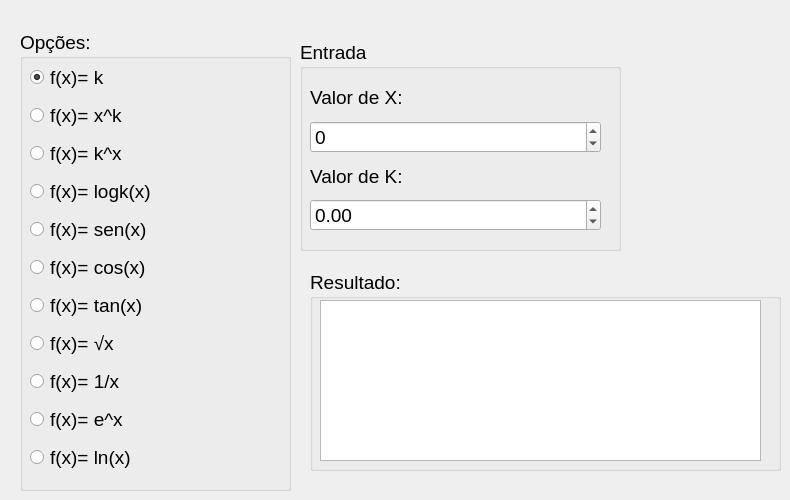
   <widget class="QWidget" name="tabFuncao">
    <attribute name="title">
     <string>Função</string>
    </attribute>
    <widget class="QGroupBox" name="groupBox_7">
     <property name="geometry">
      <rect>
       <x>20</x>
       <y>30</y>
       <width>271</width>
       <height>461</height>
      </rect>
     </property>
     <property name="font">
      <font>
       <pointsize>14</pointsize>
      </font>
     </property>
     <property name="title">
      <string>Opções:</string>
     </property>
     <widget class="QWidget" name="verticalLayoutWidget_14">
      <property name="geometry">
       <rect>
        <x>10</x>
        <y>30</y>
        <width>241</width>
        <height>424</height>
       </rect>
      </property>
      <layout class="QVBoxLayout" name="verticalLayout_14">
       <item>
        <widget class="QRadioButton" name="RBFuncao1">
         <property name="text">
          <string>f(x)= k</string>
         </property>
         <property name="checked">
          <bool>true</bool>
         </property>
        </widget>
       </item>
       <item>
        <widget class="QRadioButton" name="RBFuncao2">
         <property name="text">
          <string>f(x)= x^k</string>
         </property>
        </widget>
       </item>
       <item>
        <widget class="QRadioButton" name="RBFuncao3">
         <property name="text">
          <string>f(x)= k^x</string>
         </property>
        </widget>
       </item>
       <item>
        <widget class="QRadioButton" name="RBFuncao4">
         <property name="text">
          <string>f(x)= logk(x)</string>
         </property>
        </widget>
       </item>
       <item>
        <widget class="QRadioButton" name="RBFuncao5">
         <property name="text">
          <string>f(x)= sen(x)</string>
         </property>
        </widget>
       </item>
       <item>
        <widget class="QRadioButton" name="RBFuncao6">
         <property name="text">
          <string>f(x)= cos(x)</string>
         </property>
        </widget>
       </item>
       <item>
        <widget class="QRadioButton" name="RBFuncao7">
         <property name="text">
          <string>f(x)= tan(x)</string>
         </property>
        </widget>
       </item>
       <item>
        <widget class="QRadioButton" name="RBFuncao8">
         <property name="text">
          <string>f(x)= √x</string>
         </property>
        </widget>
       </item>
       <item>
        <widget class="QRadioButton" name="RBFuncao9">
         <property name="text">
          <string>f(x)= 1/x</string>
         </property>
        </widget>
       </item>
       <item>
        <widget class="QRadioButton" name="RBFuncao10">
         <property name="text">
          <string>f(x)= e^x</string>
         </property>
        </widget>
       </item>
       <item>
        <widget class="QRadioButton" name="RBFuncao11">
         <property name="text">
          <string>f(x)= ln(x)</string>
         </property>
        </widget>
       </item>
      </layout>
     </widget>
    </widget>
    <widget class="QGroupBox" name="groupBox_8">
     <property name="geometry">
      <rect>
       <x>300</x>
       <y>40</y>
       <width>321</width>
       <height>211</height>
      </rect>
     </property>
     <property name="font">
      <font>
       <pointsize>14</pointsize>
      </font>
     </property>
     <property name="title">
      <string>Entrada</string>
     </property>
     <widget class="QWidget" name="verticalLayoutWidget_15">
      <property name="geometry">
       <rect>
        <x>10</x>
        <y>40</y>
        <width>291</width>
        <height>151</height>
       </rect>
      </property>
      <layout class="QVBoxLayout" name="verticalLayout_15">
       <item>
        <widget class="QLabel" name="label_14">
         <property name="text">
          <string>Valor de X:</string>
         </property>
        </widget>
       </item>
       <item>
        <widget class="QSpinBox" name="XFuncao">
         <property name="minimum">
          <number>-99999999</number>
         </property>
         <property name="maximum">
          <number>999999999</number>
         </property>
        </widget>
       </item>
       <item>
        <widget class="QLabel" name="label_15">
         <property name="text">
          <string>Valor de K:</string>
         </property>
        </widget>
       </item>
       <item>
        <widget class="QDoubleSpinBox" name="KFuncao">
         <property name="minimum">
          <double>-99999999.000000000000000</double>
         </property>
         <property name="maximum">
          <double>999999990000000.000000000000000</double>
         </property>
        </widget>
       </item>
      </layout>
     </widget>
    </widget>
    <widget class="QGroupBox" name="groupBox_9">
     <property name="geometry">
      <rect>
       <x>310</x>
       <y>270</y>
       <width>471</width>
       <height>201</height>
      </rect>
     </property>
     <property name="font">
      <font>
       <pointsize>14</pointsize>
      </font>
     </property>
     <property name="title">
      <string>Resultado:</string>
     </property>
     <widget class="QTextBrowser" name="ResultadoFuncao">
      <property name="geometry">
       <rect>
        <x>10</x>
        <y>30</y>
        <width>441</width>
        <height>161</height>
       </rect>
      </property>
     </widget>
    </widget>
   </widget>
